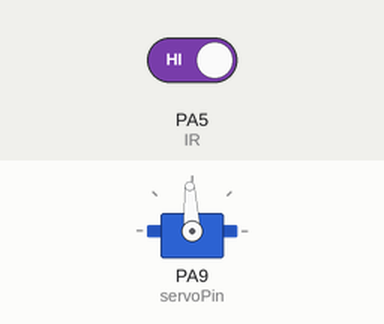
This sketch was run on a simulated STM32 Blue Pill. On the bench: servo. The inputs (shaded band) are chosen by the test bench; at power-on: PA5 (IR) HIGH. What the sketch prints to the serial monitor is not drawn.

Above: at 5.2 s.
5.3 s: PA5 (IR) driven LOW
Timing chart, 0 to 14.3 s (numbered marks = the images above; inputs shaded):
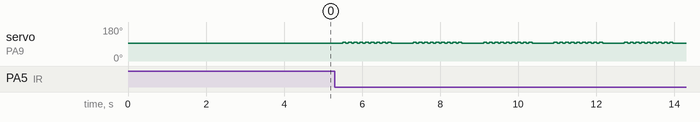

Measured:
- after the input at 5.3 s, servo on PA9 (servoPin): 93° → 98° after 0.20 s, then repeats every 1.8 s: 8 × (93° 0.06 s, 98° 0.09 s), 93° 0.56 s, 98° 0.09 s

The sketch:

IRsensorServoControl.ino
```cpp
// IR Sensor Distance Calculation Program

#include <Servo.h>
Servo servo;

int servoPin = 9;

const int IR = 5;  // IR sensor connected to pin 5const int irPin = 5;  // IR sensor connected to pin 5
int detection = HIGH;    // no obstacle

void setup() {
  Serial.begin(9600);  // Initialize serial communication
  pinMode(IR, INPUT);  // Set IR sensor pin as input
  Serial.begin(9600);
  servo.attach(servoPin);
  // servo.attach(servoPin,550,2200);  // (pin, min, max)
  Serial.println("Attached!!!");
  servo.writeMicroseconds(1500);
  delay(2000);
  Serial.println("Started!!!");
  servo.writeMicroseconds(1500);
  delay(2000);
}
int trackingAngle = 0;
void loop() {
  detection = digitalRead(IR);
  if(detection == LOW){
    Serial.print("There is an obstacle!\n");
    rotateAntiClockwise(90);
  }
  else{
    Serial.print("No obstacle!\n");
  }
  delay(500);    // in ms

}


void oscillate(int angle, int pauseDur) {
  rotateClockwise(angle);
  pause(pauseDur);
  rotateAntiClockwise(angle);
  pause(pauseDur);
}

int ACLOCK_RUN_MS = 85;
int ACLOCK_PULSE = 1550;
int CLOCK_RUN_MS = 90;
int CLOCK_PULSE = 1450;
int STOP_PULSE = 1500;
int STOP_RUN_MS = 60;
int DEG_10 = 1;

void rotateClockwise(int angle) {
  rotate(angle, CLOCK_PULSE, CLOCK_RUN_MS);
}

void rotateAntiClockwise(int angle) {
 rotate(angle, ACLOCK_PULSE, ACLOCK_RUN_MS);
}

int SIDE = 1;
void rotate(int angle, int pulse, int runMs) {
  int pulseAngle = angle/10;
  int totalDeg = DEG_10 * pulseAngle;
 for (int i=0; i<totalDeg;i++) {
    servo.writeMicroseconds(pulse);
    delay(runMs);
    servo.writeMicroseconds(STOP_PULSE);
    delay(STOP_RUN_MS);
    if(trackingAngle >= angle) {
      SIDE = -1;
    } else if(trackingAngle <=0) {
      SIDE = 1;
    }
    trackingAngle = trackingAngle+(pulseAngle*SIDE);
    //Serial.print("Angle: ");
    //Serial.println(trackingAngle);
  }
}

void pause(int duration) {
    servo.writeMicroseconds(STOP_PULSE);
    delay(duration);
}
```
